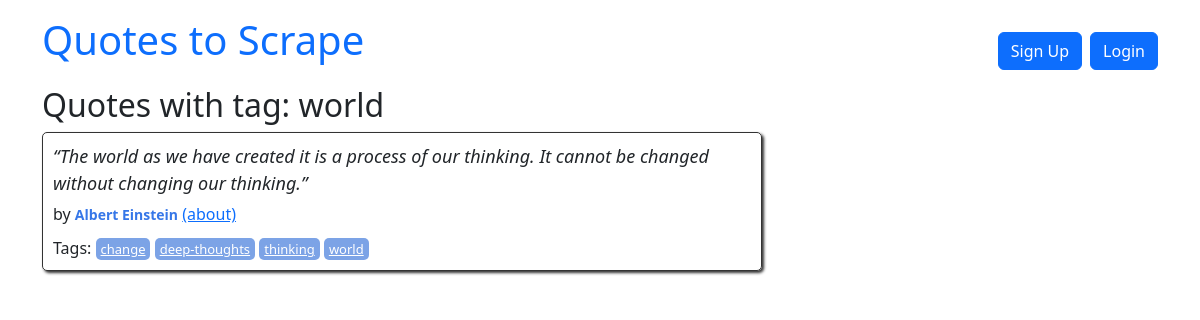
/tag/world/, run on the app's committed database.
### quotes/models.py (models this page shows)
class Tag(models.Model):
    name = models.CharField(max_length=50, null=False, unique=True)

class Quote(models.Model):
    quote = models.TextField()
    tags = models.ManyToManyField(Tag)
    author = models.ForeignKey(Author, on_delete=models.CASCADE, default=None, null=True)
    created_at = models.DateTimeField(auto_now_add=True)

class Author(models.Model):
    fullname = models.CharField(max_length=50)
    born_date = models.CharField(max_length=50)
    born_location = models.CharField(max_length=150)
    description = models.TextField()
    created_at = models.DateTimeField(auto_now_add=True)

### quotes/views.py (the view)
# urls.py: path('tag/<str:tag_name>/', views.tag_detail, name='tag_detail'),
def tag_detail(request, tag_name):
    tag = get_object_or_404(Tag, name=tag_name)
    quotes = Quote.objects.filter(tags=tag)
    return render(request, "quotes/tag_detail.html", {"quotes": quotes, "tag": tag})

### quotes/templates/quotes/tag_detail.html
{% extends 'quotes/base.html' %}
{% block content %}
<div class="row">
    <div class="col-md-8">
        <h2>Quotes with tag: {{ tag.name }}</h2>
        {% for quote in quotes %}
        <div class="quote" itemscope="" itemtype="http://schema.org/CreativeWork">
            <span class="text" itemprop="text">
                {{ quote.quote }}
            </span>
            <span>by <small class="author" itemprop="author">{{ quote.author.fullname }}</small></span>
            <a href="/author/{{ quote.author.id }}">(about)</a>
            <div class="tags">
                Tags:
                {% for tag in quote.tags.all %}
                    <a class="tag" href="{% url 'quotes:tag_detail' tag.name %}">{{ tag.name }}</a>
                {% endfor %}
            </div>
        </div>
        {% endfor %}
    </div>
</div>
{% endblock %}

### quotes/static/quotes/style.css (style rules this page uses)
.quote { padding: 10px; margin-bottom: 30px; border: 1px solid #333333; border-radius: 5px; box-shadow: 2px 2px 3px #333333; }
.quote span.text { display: block; margin-bottom: 5px; font-size: large; font-style: italic; }
.quote small.author { font-weight: bold; color: #3677E8; }
.quote .tags { margin-top: 10px; }
.tag { padding: 2px 5px; border-radius: 5px; color: white; font-size: small; background-color: #7CA3E6; }

### data on the page
Tag: name "world"
Quote: quote "“The world as we have created it is a process of our thinking. It cannot be changed without changing our thinking.”", author.fullname "Albert Einstein"
Tag: name "change"
Tag: name "deep-thoughts"
Tag: name "thinking"
